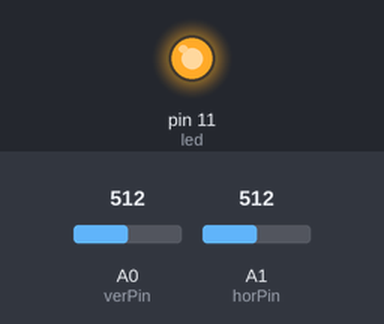
A sketch run on a simulated Arduino Mega 2560, built with avr-gcc and run on an emulated ATmega2560. On the bench: output pins drawn as LEDs (lit = HIGH). The test bench sets the inputs (shaded band); at power-on: A0 (verPin) = 512, A1 (horPin) = 512. What the sketch prints to the serial monitor is not drawn.

Above: at 0.1 s.
Timing chart, 0 to 1.6 s (numbered marks = the images above):
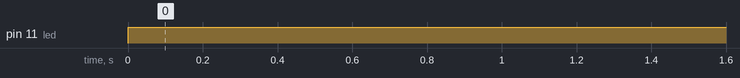

Measured:
- by itself, pin 11 (led): LOW → HIGH at 0.00 s

The sketch:

Polling_JoyDuino.ino
```cpp
//// Example - When joystick position changes or button is clicked, LED is triggered ON. ////
//// There is a loop executed periodically (Synchronously) reading position and button state. -> Polling ////
//// Polling Concept = Periodically reading device state/data -> [Synchronous] ////

int verPin = A0;
int horPin = A1;
int selPin = 1;
int led = 11;
const int threshold = 400;

void setup() {
  pinMode(selPin, INPUT);
  digitalWrite(selPin, HIGH);

  Serial.begin(9600);
  Serial.println("!");

  pinMode(led, OUTPUT);
  digitalWrite(led, LOW);
}

void loop() {
  int verPos = analogRead(verPin);
  int horPos = analogRead(horPin);
  boolean selBtn = digitalRead(selPin);

  Serial.println(verPos);
  Serial.println(horPos);
  Serial.println(selBtn);

  if (selBtn == 0) {
    digitalWrite(led, HIGH);
    delay(25);
    digitalWrite(led, LOW);
    delay(200);
  }
  else if (verPos > 400 || horPos > threshold) {
    digitalWrite(led, HIGH);
  }
  else {
    digitalWrite(led, LOW);
  }

  delay(100);
}
```

Interrupt_JoyDuino.c
```cpp
// {Arduino connections} <->  {Joystick & LED} :
// GND                    -   GND (of joystick button)
// 5V                     -   VCC (of joystick button)
// Pin 1 (PD3/TX)         -   Key (of joystick button)
// GND                    -   Cathode (of LED - shorter LED Pin)
// Pin 11 (PB7)           -   Anode (of LED - longer LED Pin)

// Register set definitions and interrupt header.
#include <avr/io.h>
#include <avr/interrupt.h>

int ledPin = 11; // Arduino Pin 11
//int intPin = 7; // If you want to use INT6 instead of INT3 - uncomment this line and comment line 15.
//int intPin = 0; // If you want to use INT2 instead of INT3 - uncomment this line and comment line 15.
int intPin = 1; // INT3
volatile int state = LOW;

void setup()
{
  Serial.begin(9600);
  Serial.println("!");

  DDRB = 0b10000000; // PB7 (led pin/pin 11)  = Output
  //pinMode(ledPin, OUTPUT); // Equivalent to above line, if using Arduino Library.

  PORTD = 0b00001000; // Set Interrupt (PD3/intPin/pin 1) as High.
  //digitalWrite(intPin, HIGH); // Equivalent to above line, if using Arduino Library.

  // Disble global interrupts
  //cli(); // Not needed - as interrupts are disabled in the ISR.

  // -----------------------------------------------------------------------------
  // External Interrupt Mask Register (EIMSK) - For Enabling External Interrupts
  // -----------------------------------------------------------------------------
 // *** Check the Microchip Atmega datasheet's External Interrupt section on how to enable specific interrupt pins.
  EIMSK |= (1 << INT3);   // Enable INT3.
  //EIMSK |= _BV(INT3);   // Another way of enabling INT3.
  //EIMSK |= 0x03;        // Another way of enabling INT3.
  //EIMSK |= 0b00001000;  // Another way of enabling INT3.
  // -----------------------------------------------------------------------------


  // -----------------------------------------------------------------------------
  // Interrupt Sense Control (ISC)
  // -----------------------------------------------------------------------------
  // *** Check the Microchip Atmega datasheet's Interrupt section for ISC truth table, to select the "trigger state" of the ISR!

  // Raising edge - generates interrupt request.
  EICRA |= (1 << ISC30);
  EICRA |= (1 << ISC31);

  // If you want Low logic level (0) - to generate interrupt request -> Then comment lines 47 & 48, and uncomment the following 2 lines.
  //EICRA |= (0 << ISC30);
  //EICRA |= (0 << ISC31);

  // If you want any logic change (edge) - to generate interrupt request -> Then comment lines 47 & 48, and uncomment the following line.
  //EICRA |= (1 << ISC30);
  //EICRA |= (0 << ISC31);    // Not needed, as ISC31 is 0 by default.

  // If you want a falling edge - to generate interrupt request -> Then comment lines 47 & 48, and uncomment the following line.
  //EICRA |= (1 << ISC31);
  //EICRA |= (0 << ISC30);    // Not needed, as the default value is 0.

  // -----------------------------------------------------------------------------
  // -----------------------------------------------------------------------------

  // Enable global interrupts
  sei();

  // Setting EIMSK, EICRX (as well as runnig sei()) - is the equivalent to using "attachInterrupt" as examples below.
  //attachInterrupt(digitalPinToInterrupt(intPin), trigger, LOW);

}

void loop()
{
  //
}

// Interrupt Service Routine - For External interrupt 3 (pin 1)
ISR (INT3_vect)
{
  if (state == LOW) {
    state = HIGH;
  }
  else {
    state = LOW;
  }

  int pin_7 = 7;
  PORTB = (state << pin_7); // LED Pin is PB7!
  //digitalWrite(ledPin, state); // Equivalent to above line, if using Arduino Library.

  Serial.println("Int fired!");
  Serial.println(state);
}
```
